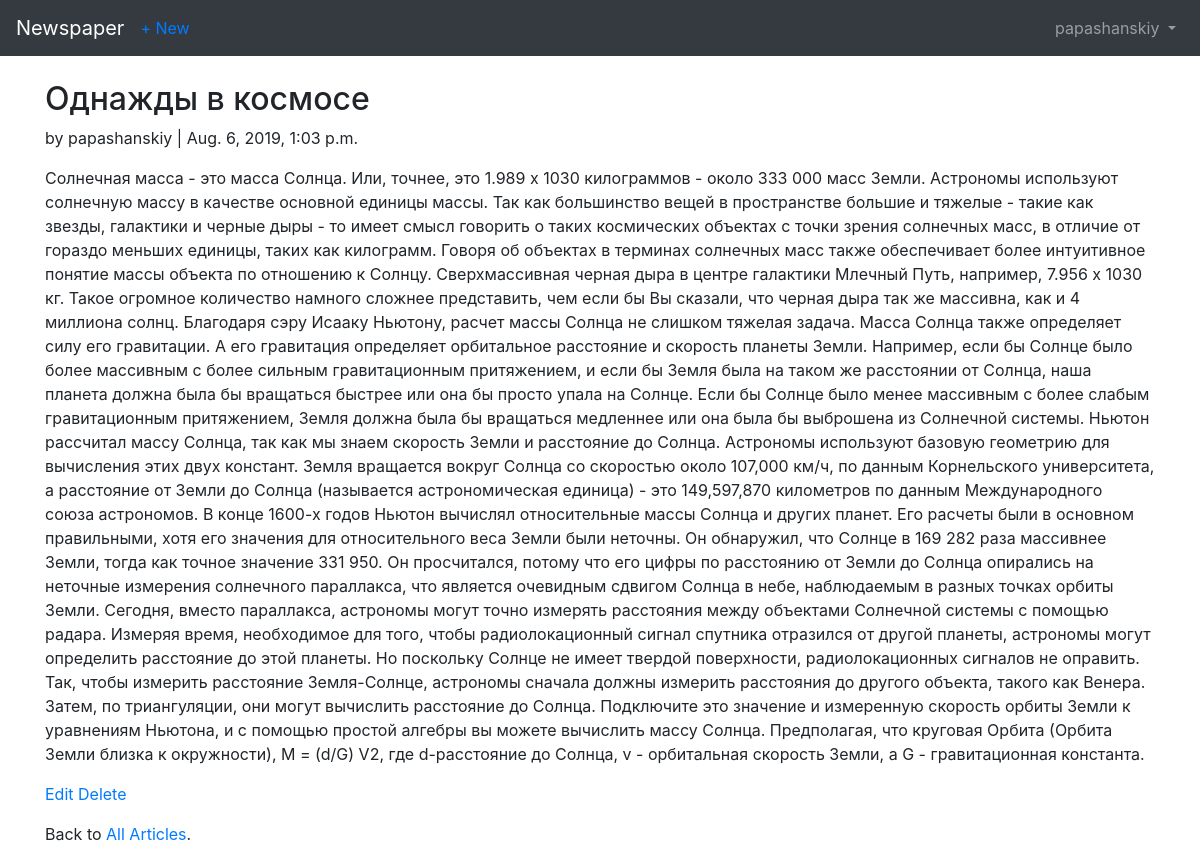
/articles/2/ (signed in), run on the app's committed database.
### users/models.py (models this page shows)
class CustomUser(AbstractUser):
    age = models.PositiveIntegerField(null=True, blank=True)

### articles/models.py (models this page shows, shortened)
class Article(models.Model):
    title = models.CharField(max_length=255)
    body = models.TextField()
    date = models.DateTimeField(auto_now_add=True)
    author = models.ForeignKey(
        get_user_model(),
        on_delete=models.CASCADE,
    )

### articles/views.py (the view)
# urls.py: path('<int:pk>/', ArticleDetailView.as_view(), name='article_detail'),
class ArticleDetailView(LoginRequiredMixin, DetailView):
    model = Article
    template_name = 'article_detail.html'
    login_url = 'login'

### templates/article_detail.html
{% extends 'base.html' %}
{% block content %}
    <div class="article-entry">
        <h2>{{ object.title }}</h2>
        <p>by {{ object.author }} | {{ object.date }} </p>
        <p>{{ object.body }}</p>
    </div>
    <p><a href="{% url 'article_edit' article.pk %}">Edit</a>
        <a href="{% url 'article_delete' article.pk %}">Delete</a></p>
    <p>Back to <a href="{% url 'article_list' %}">All Articles</a>.</p>
{% endblock content %}

### templates/base.html (shortened to what this page needs)
<!DOCTYPE html>
<html lang="en">
    <head>
        <link rel="stylesheet" href="https://stackpath.bootstrapcdn.com/bootstrap/4.1.3/css/bootstrap.min.css">
    </head>
    <body>
        <nav class="navbar navbar-expand-md navbar-dark bg-dark mb-4">
            <a class="navbar-brand" href="{% url 'home' %}">Newspaper</a>
            {% if user.is_authenticated %}
                <ul class="navbar-nav mr-auto">
                    <li class="nav-item"><a href="{% url 'article_new' %}">+ New</a></li>
                </ul>
            {% endif %}
            <div class="collapse navbar-collapse" id="navbarCollapse">
                {% if user.is_authenticated %}
                    <ul class="navbar-nav ml-auto">
                        <li class="nav-item">
                            <a class="nav-link dropdown-toggle" href="#" id="userMenu"
                            data-toggle="dropdown" aria-haspopup="true" aria-expanded="false">
                                {{ user.username }}
                            </a>
                        </li>
                    </ul>
                {% else %}
                    <form class="form-inline ml-auto">
                        <a href="{% url 'login' %}" class="btn btn-outline-secondary">Log In</a>
                        <a href="{% url 'signup' %}" class="btn btn-primary ml-2">Sign up</a>
                    </form>
                {% endif %}
            </div>
        </nav>
        <div class="container">
            {% block content %}
            {% endblock content %}
        </div>
    </body>
</html>

### data on the page
CustomUser: username "papashanskiy"
Article: title "Однажды в космосе", author "papashanskiy", date "Aug. 6, 2019, 1:03 p.m.", body "Солнечная масса - это масса Солнца. Или, точнее, это 1.989 x 1030 килограммов - около 333 000 масс Земли. Астрономы используют солнечную массу в качестве основной единицы массы. Так как большинство вещей в пространстве большие и тяжелые - такие как звезды, галактики и черные дыры - то имеет смысл говорить о таких космических объектах с точки зрения солнечных масс, в отличие от гораздо меньших единицы, таких как килограмм. Говоря об объектах в терминах солнечных масс также обеспечивает более интуитивное понятие массы объекта по отношению к Солнцу. Сверхмассивная черная дыра в центре галактики Млечный Путь, например, 7.956 х 1030 кг. Такое огромное количество намного сложнее представить, чем…"
